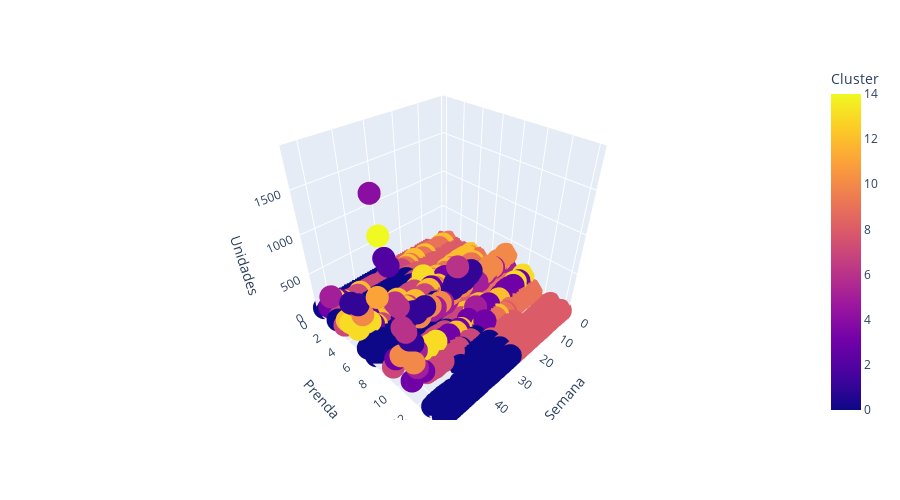

Notebook cell for this chart:
### Code cell
df2_group['Cluster'] = kmeans.labels_
fig = px.scatter_3d(df2_group, x='Semana', y='Prenda', z='Unidades', color = 'Cluster')

fig.update_layout(height = 500)
fig

### Figure 1 — Plotly figure (JSON) as saved in the notebook; plotly's stock layout.template omitted (floating-point values rounded to 4 significant figures; data arrays with more than 128 entries replaced by an {"elided": "..."} marker saying what was removed)
{"data": [{"hovertemplate": "Semana=%{x}<br>Prenda=%{y}<br>Unidades=%{z}<br>Cluster=%{marker.color}<extra></extra>", "legendgroup": "", "marker": {"color": {"elided": "740 int values"}, "coloraxis": "coloraxis", "symbol": "circle"}, "mode": "markers", "name": "", "scene": "scene", "showlegend": false, "type": "scatter3d", "x": {"elided": "740 int values"}, "y": {"elided": "740 int values"}, "z": {"elided": "740 int values"}}], "layout": {"coloraxis": {"colorbar": {"title": {"text": "Cluster"}}, "colorscale": [[0, "#0d0887"], [0.1111, "#46039f"], [0.2222, "#7201a8"], [0.3333, "#9c179e"], [0.4444, "#bd3786"], [0.5556, "#d8576b"], [0.6667, "#ed7953"], [0.7778, "#fb9f3a"], [0.8889, "#fdca26"], [1, "#f0f921"]]}, "height": 500, "legend": {"tracegroupgap": 0}, "margin": {"t": 60}, "scene": {"domain": {"x": [0, 1], "y": [0, 1]}, "xaxis": {"title": {"text": "Semana"}}, "yaxis": {"title": {"text": "Prenda"}}, "zaxis": {"title": {"text": "Unidades"}}}}}
